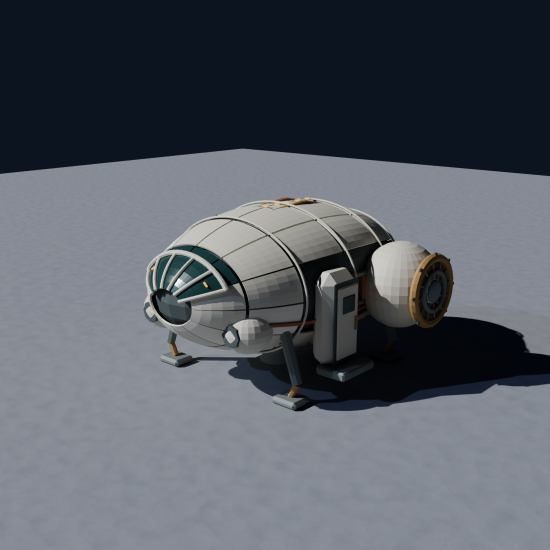
#> input picture tools/aurora-mk2/mk1/hero.png, 1100 x 1100 px, found by its file name (shown at 1/2 size)
$ python make_views.py
#> lines starting #> are read from the running program, lines starting #| are printed output that depends on the picture; after the words box and inside, x2 and y2 are one past the last pixel; in counts of white or black regions, pixels touching at a corner belong together
"""Builds views/ (the scoring targets) from mj/compost-bay.  usage: python make_views.py

The art director's call: the hero wins. It shows a wide, low bay (about 1.8 x 1.3 x 0.75 m). The turnaround sheet drew
a near-cube, so it is used for detail only (plank/post rhythm, heap colour), not for proportions.
  hero.png       = mj hero keyed by hue (the backdrop and its big cast shadow are warm with G/R 0.72-0.98 and B/G
                   0.62-0.92; the timber is redder, the compost darker), then opened, closed and hole-filled and pasted
                   on a flat backdrop. Scored by hero_check.py: this is the score that counts.
  view_front.png = mj view_back.png (split.py's right-hand cut), which is the sheet's only orthographic view: a
                   straight-on wall with the heap showing over it. Scored as-is for reference only; its near-cube
                   proportions are not a target.
  view_front/side from split.py are 3/4 views of the cube box, not orthographic, so they are dropped.
"""
import os, sys
import numpy as np
from PIL import Image
from scipy import ndimage
HERE = os.path.dirname(os.path.abspath(__file__))
MJ = os.path.join(HERE, '..', '..', 'mj', 'compost-bay')


def hero():
    a = np.asarray(Image.open(os.path.join(MJ, 'hero.png')).convert('RGB')).astype(float)
    R, G, B = a[..., 0] + 1, a[..., 1] + 1, a[..., 2] + 1
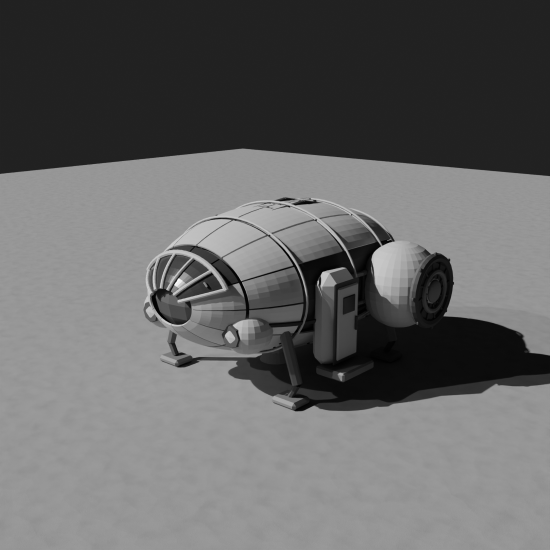
#> B: shape (1100, 1100) float64 (shown at 1/2 size); min 1, max 250, mean 101.1
    bg = (G / R > 0.72) & (G / R < 0.99) & (B / G < 0.93) & (B / G > 0.60)
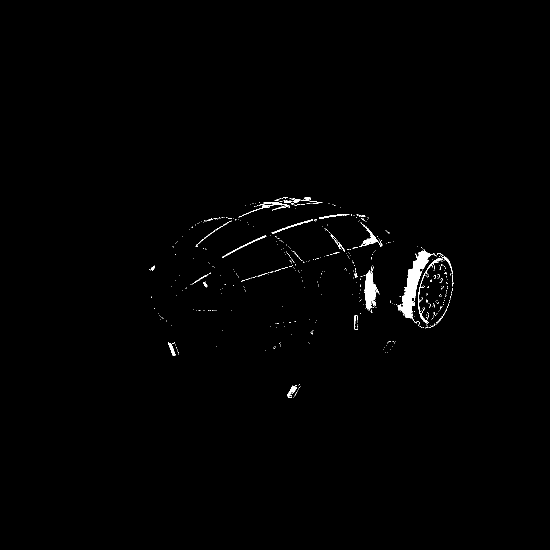
#> bg: shape (1100, 1100) bool (shown at 1/2 size); 0.72% white; 490 white regions (463 under 20 px), largest, box (x1, y1, x2, y2) and area: (795, 500, 873, 648) 3008, (729, 540, 759, 622) 1258, (718, 446, 765, 494) 431
    m = ~bg
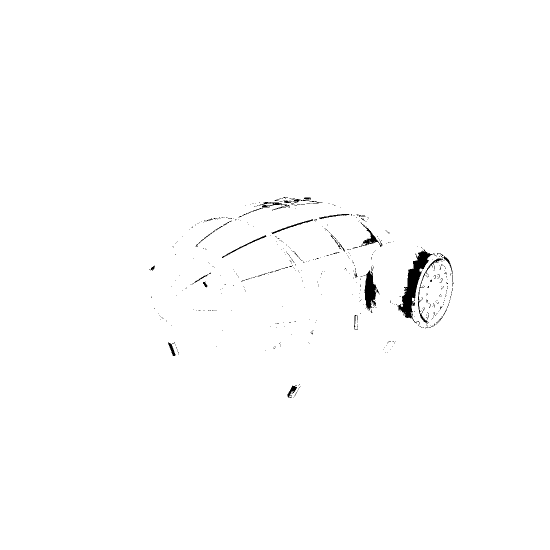
#> m: shape (1100, 1100) bool (shown at 1/2 size); 99.3% white; 490 black regions (463 under 20 px), largest, box (x1, y1, x2, y2) and area: (795, 500, 873, 648) 3008, (729, 540, 759, 622) 1258, (718, 446, 765, 494) 431
    m = ndimage.binary_opening(m, iterations=3)
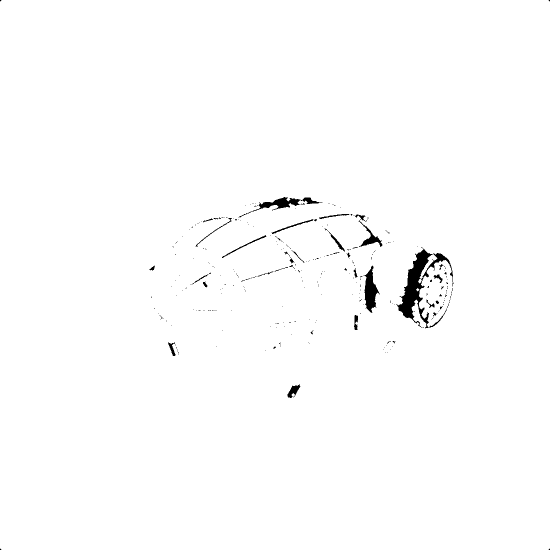
#> m: shape (1100, 1100) bool (shown at 1/2 size); 99% white; 279 black regions (247 under 20 px), largest, box (x1, y1, x2, y2) and area: (793, 494, 906, 657) 4619, (727, 531, 760, 626) 1495, (496, 394, 645, 427) 1310
    lab, k = ndimage.label(m); s = ndimage.sum(m, lab, range(1, k + 1)); m = lab == (np.argmax(s) + 1)
#> after `lab, k = ndimage.label(m)`:
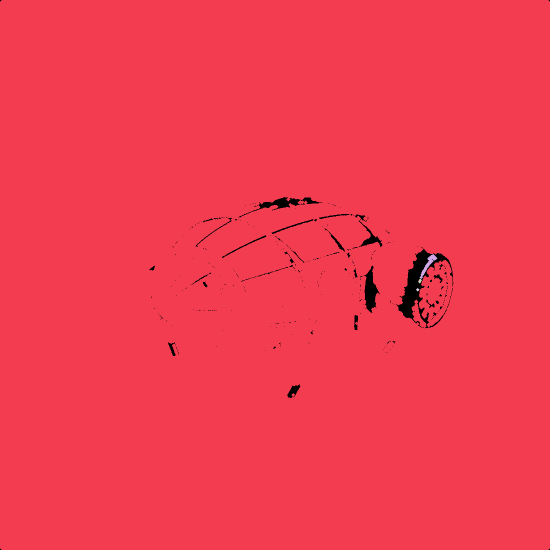
#> lab: shape (1100, 1100) int32 (shown at 1/2 size); 5 distinct labels, from 0 to 4; one colour per label, 0 black
#> after `lab, k = ndimage.label(m)`: k = 4
#> after `s = ndimage.sum(m, lab, range(1, k + 1))`: s = [1197888, 425, 42, 25]
#> after `m = lab == np.argmax(s) + 1`: m: shape (1100, 1100) bool; 99% white; 279 black regions (247 under 20 px), largest, box (x1, y1, x2, y2) and area: (793, 494, 906, 657) 5111, (727, 531, 760, 626) 1495, (496, 394, 645, 427) 1310
    m = ndimage.binary_fill_holes(ndimage.binary_closing(np.pad(m, 40), iterations=30)[40:-40, 40:-40])
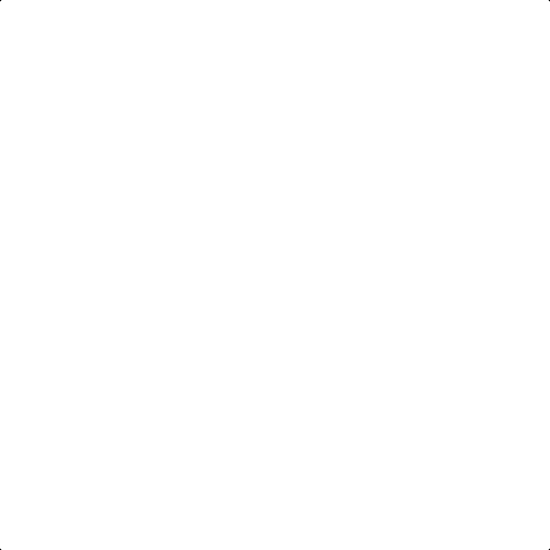
#> m: shape (1100, 1100) bool (shown at 1/2 size); 100% white; 4 black regions (4 under 20 px)
    out = np.empty_like(a); out[:] = (246, 226, 192); out[m] = a[m]
    Image.fromarray(out.astype(np.uint8)).save(os.path.join(HERE, 'views', 'hero.png'))


def front():
    Image.open(os.path.join(MJ, 'view_back.png')).save(os.path.join(HERE, 'views', 'view_front.png'))
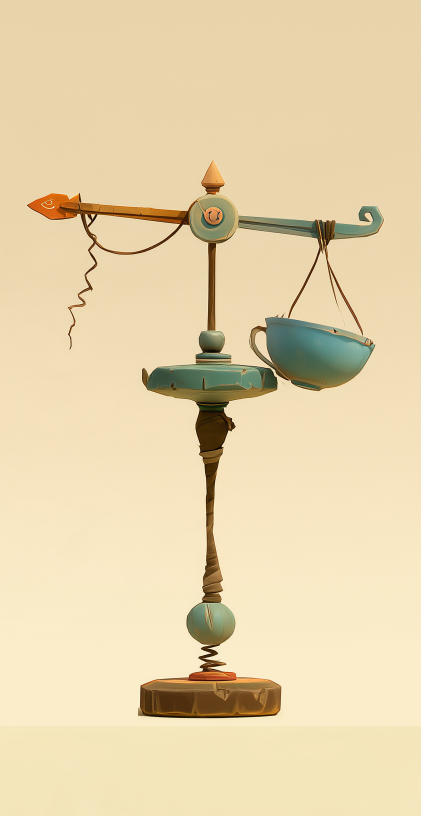
#> input picture tools/model-challenge/models/balance-whimsical/views/view_back.png, 841 x 1632 px, found by its file name (shown at 1/2 size)


if __name__ == '__main__':
    os.makedirs(os.path.join(HERE, 'views'), exist_ok=True)
    hero(); front()
    print('views written')
